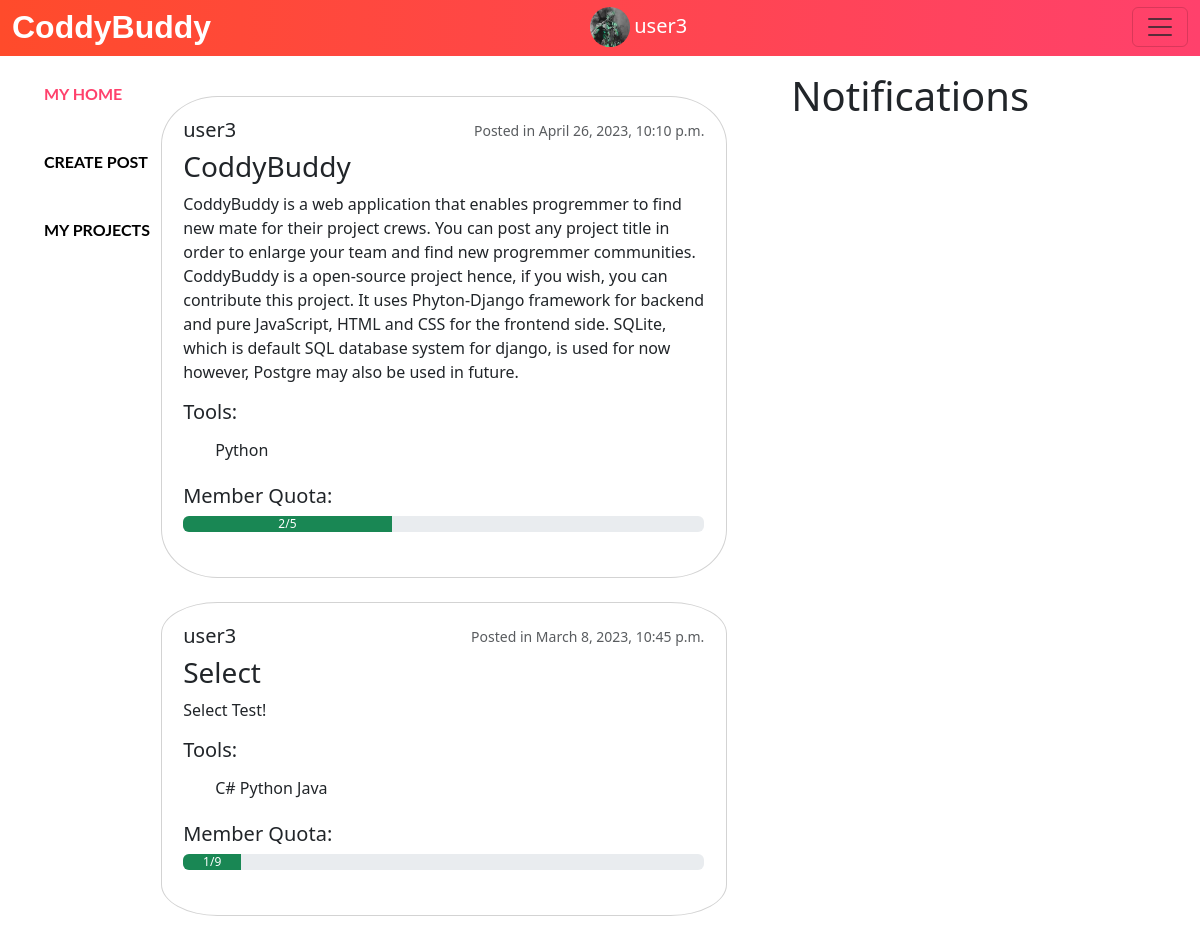
Before: / (signed in) with the older database file.
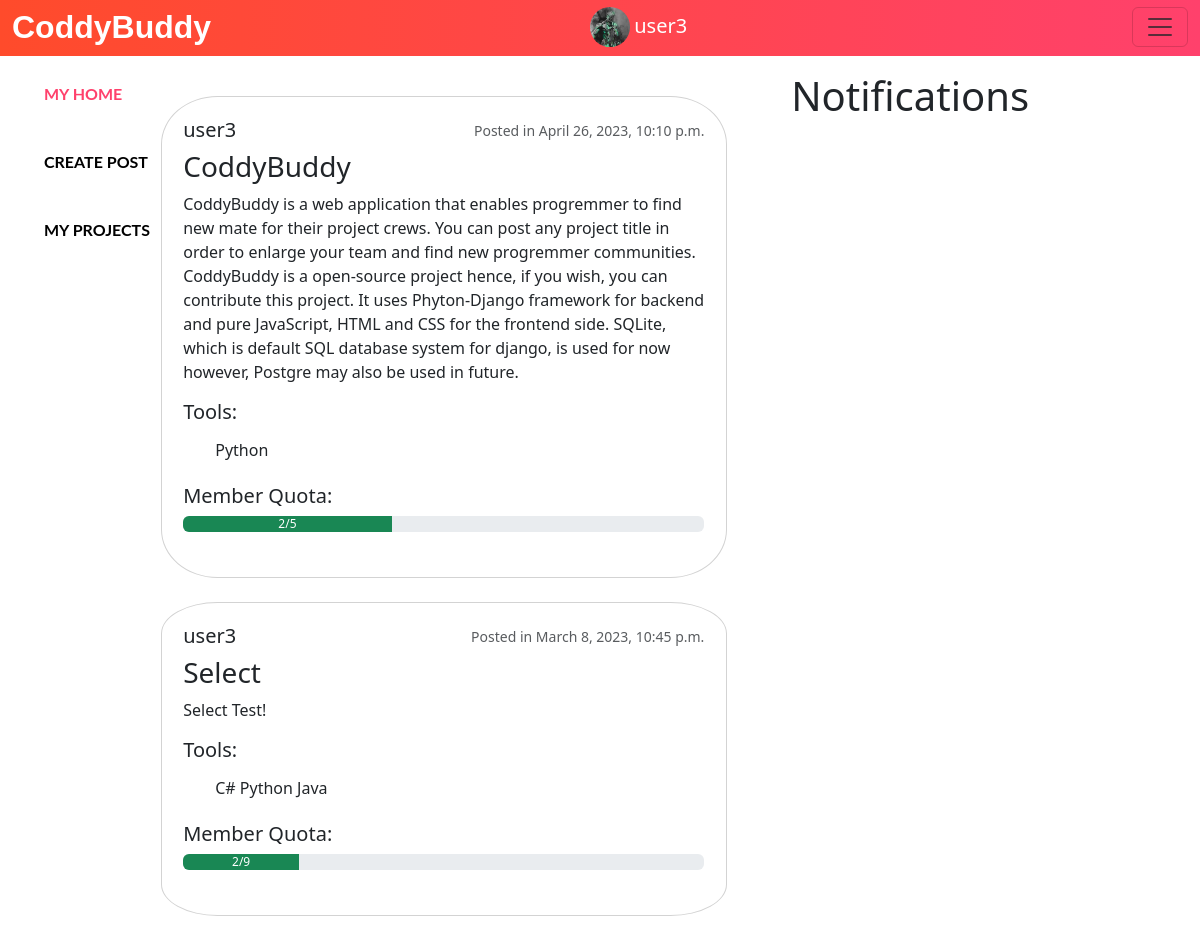
After: the same page with the newer database file.
### musker/models.py (models this page shows, shortened)
class Post(models.Model):
    owner = models.ForeignKey(User, on_delete=models.CASCADE, default=0)
    title = models.TextField(blank=False, max_length=1000)
    description = models.TextField(blank=False, max_length=9999999999999999999)
    tool = models.CharField(max_length=100000000, default=None)
    max_capacity = models.IntegerField(blank=False, default=1)
    current_capacity = models.IntegerField(blank=False, default=1)
    capacityRatio = models.FloatField(blank = False,default=0)
    isFull = models.BooleanField(blank=False, default=False)
    created_at = models.DateTimeField(auto_now_add=True)
    join = models.ManyToManyField(User, related_name="joined_by", symmetrical=False, blank=True)
    def __init__(self,*args,**kwargs):
        super(Post, self).__init__(*args, **kwargs)
        if self.max_capacity is not None:
            self.capacityRatio = (self.current_capacity/self.max_capacity)*100
            if(self.current_capacity == self.max_capacity):
                self.isFull = True

### musker/views.py (the view)
# urls.py: 2. Add a URL to urlpatterns:  path('', views.home, name='home')
@login_required(login_url="logIn")
def home(request):
    currentUser = request.user
    allProfile = Profile.objects.all()
    profile = Profile.objects.get(user = currentUser)
    Posts = Post.objects.all()
    ownPosts = Post.objects.filter(owner = currentUser)
    ownPosts = Post.objects.order_by('-created_at')
    Posts = Post.objects.order_by('-created_at')
    choices = TOOL_CHOICES
    notifications = Notification.objects.filter(receiver = currentUser)
    return render(request, "home.html", {"currentUser" : currentUser, "profile" : profile, "posts" : Posts, "choices" : choices, "notifications" : notifications, "ownPosts":ownPosts,"allProfile":allProfile})

### musker/templates/home.html (shortened to what this page needs)
<!doctype html>
<html lang="en">
  <head>
    <link href="https://cdn.jsdelivr.net/npm/bootstrap@5.3.0-alpha1/dist/css/bootstrap.min.css" rel="stylesheet">
    <link href="//db.onlinewebfonts.com/c/e7f249e71a563eed9c495835657eb9c2?family=Poetsen+One" rel="stylesheet" type="text/css"/>
  </head>
  <body>
    {% include 'navbar.html' %}
    <div class="content">
      <div class="left">
         <ul style="margin-top: 0%;">
            <li><a id="homeLink" onclick="showElemHome()" href="#">My Home</a></li>
            <br>
            <li><a id="createLink" onclick="showElemCreate()" href="#">Create Post</a></li>
            <br>
            <li><a id="exploreLink" onclick="showElemExplore()" href="#">My Projects</a></li>
          </ul>
      </div>
      <div class="middle">
         <div id="home">
          {% for post in posts %}
           <form action="{% url 'createNotification' post.title %}" method="POST">
            <div class="post">
              <div class="profile" style="display: flex;">
                <div style="display: flex;">
                  <h5>{{post.owner.username}}</h5>
                </div>
                <p class="card-text"><small class="text-muted">Posted in {{post.created_at}}</small></p>
              </div>
              <div class="title"><h3>{{post.title}}</h3></div>
              <div class="description">
                <div class="textDes"><p>{{post.description}}</p></div>
                <h5>Tools: </h5>
                <ul class="toolList" style="position:relative">
                  <li>{{post.tool}}</li>
                </ul>
                <h5>Member Quota: </h5>
                <div class="progress" role="progressbar" aria-label="Success example" aria-valuenow="{{post.current_capacity}}" aria-valuemin="0" aria-valuemax="{{post.max_capacity}}">
                  <div id="progressCal" class="progress-bar bg-success" style="width:{{post.capacityRatio}}%">{{post.current_capacity}}/{{post.max_capacity}}</div>
                </div>
                <br>
              </div>
            </div>
           </form>
          <br>
          {% endfor %}
         </div>
      </div>
      <div class="right">
        <div style="position: fixed;">
          <h1 style="margin-left: 3%;">Notifications</h1>
        <br>
        </div>
      </div>
    </div>
  </body>
</html>

Changed rows visible on the page:
changed Post "Select": {{ post.capacityRatio }} 11.11111111111111 → 22.22222222222222 (drawn); current_capacity "1" → "2"
